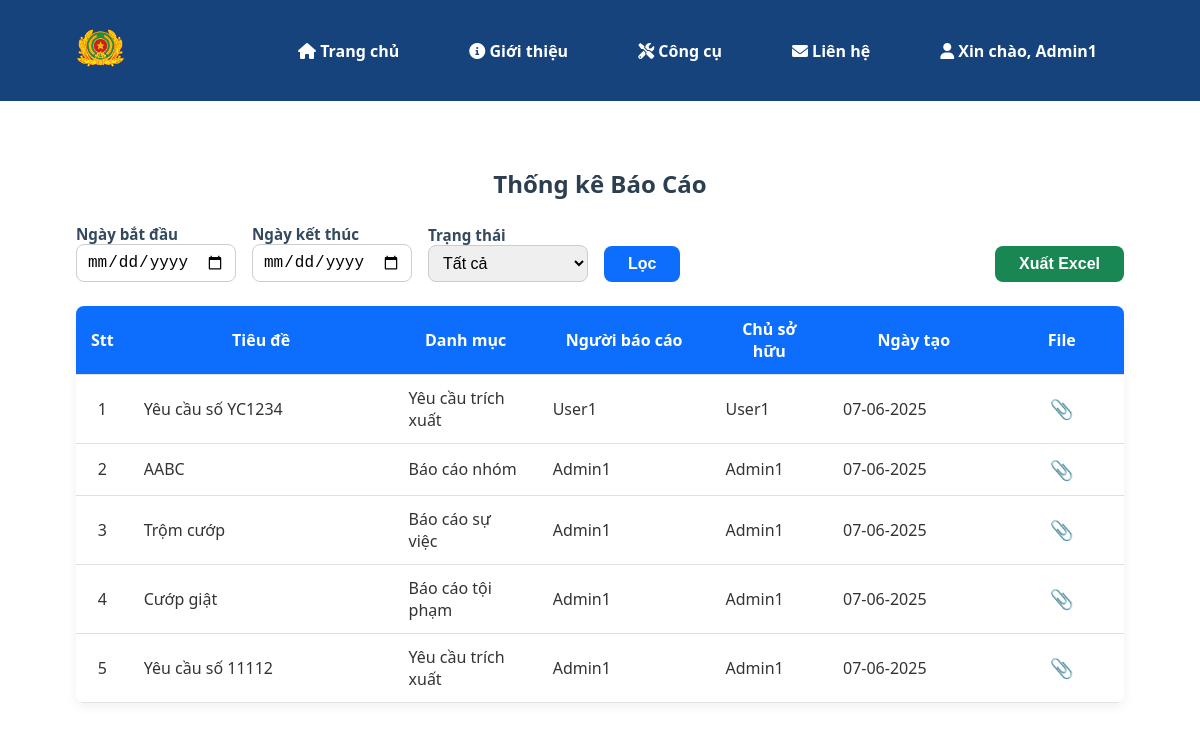
The app's page /report/statistics (signed in) with its own data.
### asrp/models.py (models this page shows, shortened)
class User(UserMixin, db.Model):
    __tablename__ = 'nguoi_dung'
    id = db.Column(db.Integer, primary_key=True)
    username = db.Column(db.String(64), unique=True, nullable=False)
    email = db.Column(db.String(120), unique=True, nullable=False)
    password = db.Column(db.String(128), nullable=False)
    full_name = db.Column(db.String(150), nullable=False)
    phone_number = db.Column(db.String(20), nullable=False)
    role = db.Column(Enum('user', 'admin', name='user_roles'), nullable=False, default='user')
    unit_id = db.Column(db.Integer, db.ForeignKey('don_vi.id'))
    joined_at = db.Column(db.DateTime, default=datetime.utcnow)
    is_active = db.Column(db.Boolean, default=True, nullable=False)
    extra_info = db.Column(db.Text)
    unit = db.relationship('Unit', back_populates='users')
    reports = db.relationship('Report', back_populates='user', lazy='dynamic')

class Report(db.Model):
    __tablename__ = 'bao_cao'
    id = db.Column(db.Integer, primary_key=True)
    user_id = db.Column(db.Integer, db.ForeignKey('nguoi_dung.id'), nullable=False)
    region_id = db.Column(db.Integer, db.ForeignKey('khu_vuc.id'))
    specific_address = db.Column(db.String(255))
    created_at = db.Column(db.DateTime, default=datetime.utcnow, nullable=False)
    status_id = db.Column(db.Integer, db.ForeignKey('trang_thai.id'), nullable=False)
    category_id = db.Column(db.Integer, db.ForeignKey('phan_loai.id'), nullable=False)
    user = db.relationship('User', back_populates='reports')
    region = db.relationship('Region', back_populates='reports')
    status = db.relationship('Status', back_populates='reports')
    category = db.relationship('Category', back_populates='reports')
    crime_report = db.relationship('CrimeReport', back_populates='report', uselist=False)
    incident_report = db.relationship('IncidentReport', back_populates='report', uselist=False)
    group_report = db.relationship('GroupReport', back_populates='report', uselist=False)
    extraction_request = db.relationship('ExtractionRequest', back_populates='report', uselist=False)
    attachments = db.relationship('Attachment', back_populates='report', lazy='dynamic')

class ExtractionRequest(db.Model):
    __tablename__ = 'yeu_cau_trich_xuat'
    id = db.Column(db.Integer, db.ForeignKey('bao_cao.id'), primary_key=True)
    request_number = db.Column(db.String(50), unique=True, nullable=False)  # Số yêu cầu
    sent_date = db.Column(db.Date, nullable=False)       # Ngày gửi (chỉ ngày)
    result_date = db.Column(db.Date)                      # Ngày trả kết quả (chỉ ngày)
    unit_id = db.Column(db.Integer, db.ForeignKey('don_vi.id'), nullable=False)
    device_type = db.Column(db.String(100), nullable=False)
    device_info = db.Column(db.Text, nullable=False)
    extraction_detail = db.Column(db.Text, nullable=False)
    extraction_result = db.Column(db.Text)
    status = db.Column(db.String(50), nullable=False)             # Tình trạng xử lý (mới thêm)
    receiving_officer = db.Column(db.String(150))                  # Cán bộ tiếp nhận (mới thêm)
    note = db.Column(db.Text)
    report = db.relationship('Report', back_populates='extraction_request')
    unit = db.relationship('Unit', back_populates='extraction_requests')

class Category(db.Model):
    __tablename__ = 'phan_loai'
    id = db.Column(db.Integer, primary_key=True)
    name = db.Column(db.String(100), unique=True, nullable=False)
    description = db.Column(db.String(255))
    reports = db.relationship('Report', back_populates='category', lazy='dynamic')

class GroupReport(db.Model):
    __tablename__ = 'bao_cao_nhom'
    id = db.Column(db.Integer, db.ForeignKey('bao_cao.id'), primary_key=True)
    platform = db.Column(db.String(100), nullable=False)
    group_name = db.Column(db.String(200), nullable=False)
    group_url = db.Column(db.String(255))
    created_at = db.Column(db.Date, nullable=True)
    admin_info = db.Column(db.Text)
    member_count = db.Column(db.Integer)  # Số lượng thành viên
    weekly_post_count = db.Column(db.Integer)  # Số bài tin trung bình mỗi tuần
    status = db.Column(db.String(50), nullable=False)  # Tình trạng xử lý
    assigned_officer = db.Column(db.String(150))  # Cán bộ phụ trách theo dõi
    purpose = db.Column(db.Text)
    description = db.Column(db.Text, nullable=False)
    note = db.Column(db.Text)
    report = db.relationship('Report', back_populates='group_report')

class IncidentReport(db.Model):
    __tablename__ = 'bao_cao_su_viec'
    id = db.Column(db.Integer, db.ForeignKey('bao_cao.id'), primary_key=True)
    file_number = db.Column(db.String(50), nullable=False)  # Số hồ sơ
    incident_time = db.Column(db.Date, nullable=True)  # Thời gian xảy ra
    incident_name = db.Column(db.String(200), nullable=False)
    description = db.Column(db.Text, nullable=False)
    officer_name = db.Column(db.String(150), nullable=False)  # Cán bộ đăng ký
    status = db.Column(db.String(50), nullable=False)  # Tình trạng xử lý
    related_persons = db.Column(db.Text)  # Người liên quan
    storage_number = db.Column(db.String(100))  # Số lưu hồ sơ
    archived_date = db.Column(db.Date) # Ngày nộp lưu
    report = db.relationship('Report', back_populates='incident_report')

class CrimeReport(db.Model):
    __tablename__ = 'bao_cao_toi_pham'
    id = db.Column(db.Integer, db.ForeignKey('bao_cao.id'), primary_key=True)
    case_code = db.Column(db.String(50), nullable=False)  # Mã vụ việc
    received_date = db.Column(db.Date, nullable=False)  # Ngày tiếp nhận
    officer_name = db.Column(db.String(150), nullable=False)  # Cán bộ tiếp nhận
    title = db.Column(db.String(200), nullable=False)
    content = db.Column(db.Text, nullable=False)
    informant_name = db.Column(db.String(150))
    informant_address = db.Column(db.String(255))
    informant_phone = db.Column(db.String(20))
    status = db.Column(db.String(50), nullable=False)  # Tình trạng xử lý
    phone_numbers = db.Column(db.Text)  # Danh sách SĐT liên quan
    bank_accounts = db.Column(db.Text)  # Danh sách tài khoản ngân hàng
    ip_addresses = db.Column(db.Text)  # Thông tin IP
    websites_or_apps = db.Column(db.Text)  # Website/Ứng dụng
    report = db.relationship('Report', back_populates='crime_report')

### asrp/blueprints/report/routes.py (the view)
@report_bp.route('/statistics', methods=['GET', 'POST'])
def report_statistics():
    start_date = request.form.get('start_date')
    end_date = request.form.get('end_date')
    status = request.form.get('status')
    query = Report.query
    if start_date:
        query = query.filter(Report.created_at >= datetime.strptime(start_date, '%Y-%m-%d'))
    if end_date:
        query = query.filter(Report.created_at <= datetime.strptime(end_date, '%Y-%m-%d'))
    if status:
        query = query.filter(Report.status.has(name=status))  # Modify this line
    reports = query.order_by(Report.created_at.desc()).all()
    return render_template('report/statistics.html', reports=reports)

### asrp/templates/report/statistics.html (shortened to what this page needs)
{% extends "base.html" %}
{% block content %}
<div class="container">
  <h2>Thống kê Báo Cáo</h2>
  <div class="controls">
    <form class="filter" method="GET" action="{{ url_for('report.report_statistics') }}">
      <div>
        <label for="start_date">Ngày bắt đầu</label>
        <input type="date" id="start_date" name="start_date" value="{{ request.args.get('start_date','') }}">
      </div>
      <div>
        <label for="end_date">Ngày kết thúc</label>
        <input type="date" id="end_date" name="end_date" value="{{ request.args.get('end_date','') }}">
      </div>
      <div>
        <label for="status">Trạng thái</label>
        <select id="status" name="status">
          <option value="" {% if not request.args.get('status') %}selected{% endif %}>Tất cả</option>
        </select>
      </div>
      <button type="submit">Lọc</button>
    </form>
    <form class="export" method="GET" action="{{ url_for('report.export_reports') }}">
      <button type="submit">Xuất Excel</button>
    </form>
  </div>
  <table class="report-table">
    <thead>
      <tr>
        <th>Stt</th>
        <th>Tiêu đề</th>
        <th>Danh mục</th>
        <th>Người báo cáo</th>
        <th>Chủ sở hữu</th>
        <th>Ngày tạo</th>
        <th>File</th>
      </tr>
    </thead>
    <tbody>
      {% for report in reports %}
      <tr>
        <td data-label="Stt">{{ loop.index }}</td>
        <td data-label="Tiêu đề" title="{% if report.crime_report %}{{ report.crime_report.title }}{% elif report.incident_report %}{{ report.incident_report.incident_name }}{% elif report.group_report %}{{ report.group_report.group_name }}{% elif report.extraction_request %}Yêu cầu số {{ report.extraction_request.request_number }}{% else %}Không có{% endif %}">
          {% if report.crime_report %}
            {{ report.crime_report.title }}
          {% elif report.incident_report %}
            {{ report.incident_report.incident_name }}
          {% elif report.group_report %}
            {{ report.group_report.group_name }}
          {% elif report.extraction_request %}
            Yêu cầu số {{ report.extraction_request.request_number }}
          {% else %}
            Không có tiêu đề
          {% endif %}
        </td>
        <td data-label="Danh mục">{{ report.category.name }}</td>
        <td data-label="Người báo cáo">{{ report.user.full_name }}</td>
        <td data-label="Chủ sở hữu">{{ report.user.full_name }}</td>
        <td data-label="Ngày tạo">{{ report.created_at.strftime('%d-%m-%Y') }}</td>
        <td data-label="File">
          {% if report.attachments %}
            <a href="{{ url_for('report.views.download_attachment', id=report.id) }}" class="btn-attach" title="Tải tệp đính kèm">📎</a>
          {% else %}
            –
          {% endif %}
        </td>
      </tr>
      {% else %}
      <tr>
        <td colspan="8" style="text-align:center; color:#666; font-style:italic;">
          Không có báo cáo nào.
        </td>
      </tr>
      {% endfor %}
    </tbody>
  </table>
</div>
{% endblock %}

### asrp/templates/base.html (shortened to what this page needs)
<!DOCTYPE html>
<html lang="vi">
<head>
  <link rel="stylesheet" href="https://cdnjs.cloudflare.com/ajax/libs/font-awesome/6.0.0/css/all.min.css" />
  <link rel="stylesheet" href="{{ url_for('static', filename='css/main.css') }}">
  <link rel="stylesheet" href="https://cdn.jsdelivr.net/npm/sweetalert2@11/dist/sweetalert2.min.css">
  <link rel="stylesheet" href="{{ url_for('static', filename='css/check_info.css') }}">
</head>
<body>
  <header class="header">
    <div class="container header-container">
      <div class="logo">
        <a href="{{ url_for('main.index') }}">
          <img src="{{ url_for('static', filename='images/logo.png') }}" alt="Logo" class="logo-img" />
        </a>
      </div>
      <nav class="navbar">
        <ul>
          <li>
            <a href="{{ url_for('main.index') }}">
              <i class="fas fa-home"></i>  Trang chủ
            </a>
          </li>
          <li>
            <a href="#">
              <i class="fas fa-info-circle"></i>  Giới thiệu
            </a>
          </li>
          <li>
            <a href="#">
              <i class="fas fa-tools"></i>  Công cụ
            </a>
          </li>
          <li>
            <a href="#">
              <i class="fas fa-envelope"></i>  Liên hệ
            </a>
          </li>
          {% if current_user.is_authenticated %}
            <li class="dropdown">
              <a href="#" class="dropdown-toggle">
                <i class="fas fa-user"></i>  Xin chào, {{ current_user.full_name }}
              </a>
            </li>
          {% endif %}
        </ul>
      </nav>
    </div>
  </header>
  {% block content %}{% endblock %}
</body>
</html>

### asrp/static/css/main.css (style rules this page uses)
* { margin: 0; padding: 0; box-sizing: border-box; }
html, body { height: 100%; margin: 0; display: flex; flex-direction: column; }
body { font-family: system-ui, -apple-system, BlinkMacSystemFont, "Segoe UI", Roboto, Oxygen, Ubuntu, Cantarell, "Open Sans", "Helvetica Neue", sans-serif; color: #333; background-color: #FFFFFF; flex: 1; }
.container { max-width: 1200px; margin: 0 auto; width: 90%; }
.header { background-color: #16437b; padding: 0.75rem 0; position: -webkit-sticky; position: sticky; top: 0; z-index: 1000; }
.header-container { display: flex; align-items: center; justify-content: space-between; }
.header .navbar ul { display: flex; list-style: none; margin: 0; padding: 0; }
.header .navbar ul li { margin: 0 15px; position: relative; }
.header .navbar ul li a { text-decoration: none; color: #fff; font-weight: bold; transition: color 0.3s; }
.logo-img { height: 40px; }
.navbar ul { list-style: none; display: flex; gap: 1rem; }
.navbar ul li a { text-decoration: none; color: #fff; font-weight: 500; padding: 0.5rem 0.75rem; transition: background-color 0.3s; }

### asrp/templates/report/statistics.html (style rules this page uses)
.container { max-width: 1200px; margin: auto; padding: 1rem; }
h2 { text-align: center; font-weight: 700; color: #2c3e50; margin-bottom: 1.5rem; }
.controls { display: flex; flex-wrap: wrap; gap: 1rem 1.5rem; justify-content: space-between; margin-bottom: 1.5rem; }
.controls .filter, .controls .export { display: flex; flex-wrap: wrap; gap: 0.75rem 1rem; align-items: flex-end; }
.controls label { font-weight: 600; font-size: 0.95rem; color: #34495e; display: block; }
.controls input[type="date"], .controls select { border-radius: 0.5rem; border: 1px solid #ccc; padding: 8px 10px; font-size: 1rem; width: 160px; }
.controls button { padding: 9px 24px; font-weight: 600; border-radius: 0.5rem; border: none; font-size: 1rem; transition: background 0.2s; cursor: pointer; }
.controls .filter button { background: #0d6efd; color: #fff; }
.controls .export button { background: #198754; color: #fff; }
.report-table { width: 100%; border-collapse: collapse; background: #fff; box-shadow: 0 4px 12px rgba(0,0,0,0.06); border-radius: 8px; overflow: hidden; margin-bottom: 2rem; }
.report-table thead { background: #0d6efd; color: #fff; font-weight: 600; }
.report-table th, .report-table td { padding: 12px 15px; border-bottom: 1px solid #e0e0e0; vertical-align: middle; }
.report-table th:nth-child(1), .report-table td:nth-child(1) { width: 50px; text-align: center; }
.report-table th:nth-child(2), .report-table td:nth-child(2) { width: 280px; }
.report-table th:nth-child(3), .report-table td:nth-child(3) { width: 150px; }
.report-table th:nth-child(4), .report-table td:nth-child(4) { width: 180px; }
.report-table th:nth-child(5), .report-table td:nth-child(5) { width: 120px; }
.report-table th:nth-child(6), .report-table td:nth-child(6) { width: 180px; }
.report-table th:nth-child(7), .report-table td:nth-child(7) { width: 130px; text-align: center; }
.btn-attach { font-size: 1.2rem; color: #0d6efd; text-decoration: none; transition: color .2s; }

### records on screen
User: full_name "Admin1"
Report: extraction_request.request_number "YC1234", category.name "Yêu cầu trích xuất", user.full_name "User1", created_at "07-06-2025"
Report: group_report.group_name "AABC", category.name "Báo cáo nhóm", user.full_name "Admin1", created_at "07-06-2025"
Report: incident_report.incident_name "Trộm cướp", category.name "Báo cáo sự việc", user.full_name "Admin1", created_at "07-06-2025"
Report: crime_report "Cướp giật", category.name "Báo cáo tội phạm", user.full_name "Admin1", created_at "07-06-2025"
Report: extraction_request.request_number "11112", category.name "Yêu cầu trích xuất", user.full_name "Admin1", created_at "07-06-2025"
